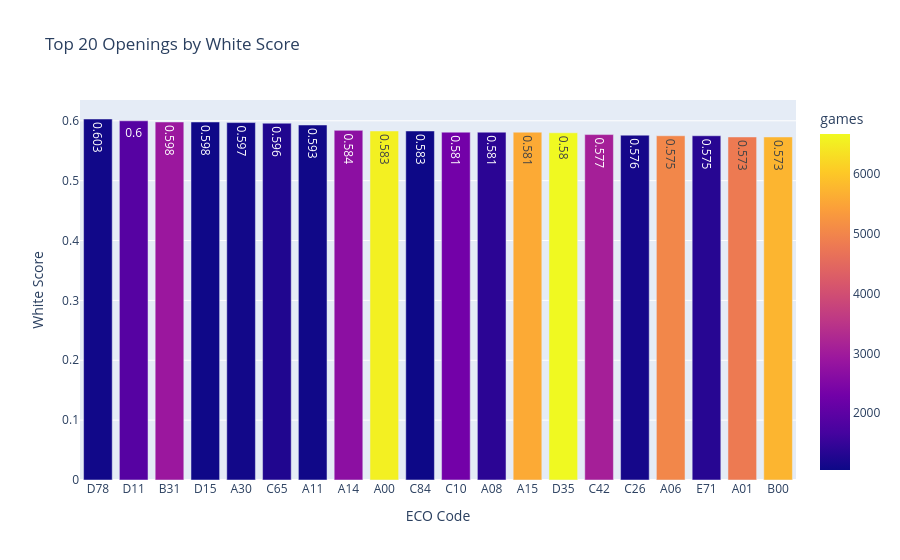

Write notebook code for a chart like this one.
### Code cell
# White score by ECO opening

opening_stats = (
    games
    .groupby("eco")
    .agg(
        games=("game_id", "count"),

        avg_elo=("avg_elo", "mean"),

        white_score=(
            "result",
            lambda s:
            (
                (s == "1-0").sum()
                +
                0.5 * (s == "1/2-1/2").sum()
            )
            / len(s)
        )
    )
    .reset_index()
)

# Keep only ECO codes with enough games
opening_stats = opening_stats[
    opening_stats["games"] >= 1000
]

# Round values
opening_stats["white_score"] = (
    opening_stats["white_score"]
    .round(3)
)

opening_stats["avg_elo"] = (
    opening_stats["avg_elo"]
    .round(0)
)

# Sort by white score
opening_stats = opening_stats.sort_values(
    "white_score",
    ascending=False
)

# Display top 20
top20_openings = opening_stats.head(20)

display(top20_openings)

# Plot
fig = px.bar(
    top20_openings,
    x="eco",
    y="white_score",
    color="games",
    hover_data=["avg_elo"],
    title="Top 20 Openings by White Score",
    text="white_score"
)

fig.update_layout(
    xaxis_title="ECO Code",
    yaxis_title="White Score"
)

fig.show()

### Figure 1 — Plotly figure (JSON) as saved in the notebook; plotly's stock layout.template omitted (floating-point values rounded to 4 significant figures)
{"data": [{"customdata": [[2254.0], [2220.0], [2229.0], [2242.0], [2253.0], [2366.0], [2240.0], [2297.0], [2239.0], [2370.0], [2222.0], [2249.0], [2270.0], [2282.0], [2280.0], [2250.0], [2303.0], [2237.0], [2263.0], [2217.0]], "hovertemplate": "eco=%{x}<br>white_score=%{text}<br>avg_elo=%{customdata[0]}<br>games=%{marker.color}<extra></extra>", "legendgroup": "", "marker": {"color": [1094, 1902, 2909, 1066, 1104, 1259, 1076, 2688, 6552, 1048, 2312, 1377, 5589, 6673, 3084, 1139, 5027, 1333, 4820, 5736], "coloraxis": "coloraxis", "pattern": {"shape": ""}}, "name": "", "orientation": "v", "showlegend": false, "text": [0.603, 0.6, 0.598, 0.598, 0.597, 0.596, 0.593, 0.584, 0.583, 0.583, 0.581, 0.581, 0.581, 0.58, 0.577, 0.576, 0.575, 0.575, 0.573, 0.573], "textposition": "auto", "type": "bar", "x": ["D78", "D11", "B31", "D15", "A30", "C65", "A11", "A14", "A00", "C84", "C10", "A08", "A15", "D35", "C42", "C26", "A06", "E71", "A01", "B00"], "xaxis": "x", "y": [0.603, 0.6, 0.598, 0.598, 0.597, 0.596, 0.593, 0.584, 0.583, 0.583, 0.581, 0.581, 0.581, 0.58, 0.577, 0.576, 0.575, 0.575, 0.573, 0.573], "yaxis": "y"}], "layout": {"barmode": "relative", "coloraxis": {"colorbar": {"title": {"text": "games"}}, "colorscale": [[0, "#0d0887"], [0.1111, "#46039f"], [0.2222, "#7201a8"], [0.3333, "#9c179e"], [0.4444, "#bd3786"], [0.5556, "#d8576b"], [0.6667, "#ed7953"], [0.7778, "#fb9f3a"], [0.8889, "#fdca26"], [1, "#f0f921"]]}, "legend": {"tracegroupgap": 0}, "title": {"text": "Top 20 Openings by White Score"}, "xaxis": {"anchor": "y", "domain": [0, 1], "title": {"text": "ECO Code"}}, "yaxis": {"anchor": "x", "domain": [0, 1], "title": {"text": "White Score"}}}}
